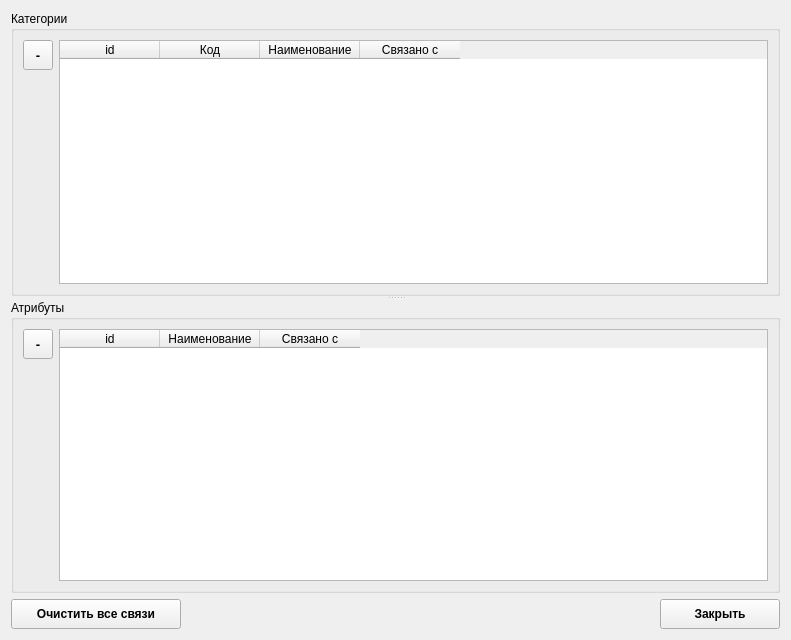
<?xml version="1.0" encoding="UTF-8"?>
<ui version="4.0">
 <class>local</class>
 <widget class="QDialog" name="local">
  <property name="geometry">
   <rect>
    <x>0</x>
    <y>0</y>
    <width>791</width>
    <height>640</height>
   </rect>
  </property>
  <property name="font">
   <font>
    <pointsize>9</pointsize>
   </font>
  </property>
  <property name="windowTitle">
   <string>Связи</string>
  </property>
  <layout class="QGridLayout" name="gridLayout_3">
   <item row="0" column="0">
    <widget class="QSplitter" name="splitter">
     <property name="orientation">
      <enum>Qt::Vertical</enum>
     </property>
     <widget class="QGroupBox" name="groupBox_category">
      <property name="title">
       <string>Категории</string>
      </property>
      <layout class="QGridLayout" name="gridLayout">
       <item row="0" column="0">
        <layout class="QHBoxLayout" name="horizontalLayout">
         <item>
          <layout class="QVBoxLayout" name="verticalLayout">
           <item>
            <widget class="QToolButton" name="toolButton_category_del">
             <property name="minimumSize">
              <size>
               <width>30</width>
               <height>30</height>
              </size>
             </property>
             <property name="maximumSize">
              <size>
               <width>30</width>
               <height>30</height>
              </size>
             </property>
             <property name="font">
              <font>
               <pointsize>10</pointsize>
               <weight>75</weight>
               <bold>true</bold>
              </font>
             </property>
             <property name="text">
              <string>-</string>
             </property>
            </widget>
           </item>
           <item>
            <spacer name="verticalSpacer">
             <property name="orientation">
              <enum>Qt::Vertical</enum>
             </property>
             <property name="sizeHint" stdset="0">
              <size>
               <width>20</width>
               <height>40</height>
              </size>
             </property>
            </spacer>
           </item>
          </layout>
         </item>
         <item>
          <widget class="QTableWidget" name="tableWidget_category">
           <property name="editTriggers">
            <set>QAbstractItemView::NoEditTriggers</set>
           </property>
           <property name="alternatingRowColors">
            <bool>true</bool>
           </property>
           <property name="selectionBehavior">
            <enum>QAbstractItemView::SelectRows</enum>
           </property>
           <property name="showGrid">
            <bool>false</bool>
           </property>
           <property name="wordWrap">
            <bool>false</bool>
           </property>
           <attribute name="verticalHeaderDefaultSectionSize">
            <number>30</number>
           </attribute>
           <column>
            <property name="text">
             <string>id</string>
            </property>
           </column>
           <column>
            <property name="text">
             <string>Код</string>
            </property>
           </column>
           <column>
            <property name="text">
             <string>Наименование</string>
            </property>
           </column>
           <column>
            <property name="text">
             <string>Связано с</string>
            </property>
           </column>
          </widget>
         </item>
        </layout>
       </item>
      </layout>
     </widget>
     <widget class="QWidget" name="layoutWidget">
      <layout class="QVBoxLayout" name="verticalLayout_3">
       <item>
        <widget class="QGroupBox" name="groupBox_attribute">
         <property name="title">
          <string>Атрибуты</string>
         </property>
         <layout class="QGridLayout" name="gridLayout_2">
          <item row="0" column="0">
           <layout class="QHBoxLayout" name="horizontalLayout_2">
            <item>
             <layout class="QVBoxLayout" name="verticalLayout_2">
              <item>
               <widget class="QToolButton" name="toolButton_attribute_del">
                <property name="minimumSize">
                 <size>
                  <width>30</width>
                  <height>30</height>
                 </size>
                </property>
                <property name="maximumSize">
                 <size>
                  <width>30</width>
                  <height>30</height>
                 </size>
                </property>
                <property name="font">
                 <font>
                  <pointsize>10</pointsize>
                  <weight>75</weight>
                  <bold>true</bold>
                 </font>
                </property>
                <property name="text">
                 <string>-</string>
                </property>
               </widget>
              </item>
              <item>
               <spacer name="verticalSpacer_2">
                <property name="orientation">
                 <enum>Qt::Vertical</enum>
                </property>
                <property name="sizeHint" stdset="0">
                 <size>
                  <width>20</width>
                  <height>40</height>
                 </size>
                </property>
               </spacer>
              </item>
             </layout>
            </item>
            <item>
             <widget class="QTableWidget" name="tableWidget_attribute">
              <property name="editTriggers">
               <set>QAbstractItemView::NoEditTriggers</set>
              </property>
              <property name="alternatingRowColors">
               <bool>true</bool>
              </property>
              <property name="selectionBehavior">
               <enum>QAbstractItemView::SelectRows</enum>
              </property>
              <property name="showGrid">
               <bool>false</bool>
              </property>
              <property name="wordWrap">
               <bool>false</bool>
              </property>
              <attribute name="verticalHeaderDefaultSectionSize">
               <number>30</number>
              </attribute>
              <column>
               <property name="text">
                <string>id</string>
               </property>
              </column>
              <column>
               <property name="text">
                <string>Наименование</string>
               </property>
              </column>
              <column>
               <property name="text">
                <string>Связано с</string>
               </property>
              </column>
             </widget>
            </item>
           </layout>
          </item>
         </layout>
        </widget>
       </item>
       <item>
        <layout class="QHBoxLayout" name="horizontalLayout_3">
         <item>
          <widget class="QPushButton" name="pushButton_clear">
           <property name="minimumSize">
            <size>
             <width>170</width>
             <height>30</height>
            </size>
           </property>
           <property name="maximumSize">
            <size>
             <width>170</width>
             <height>30</height>
            </size>
           </property>
           <property name="font">
            <font>
             <weight>75</weight>
             <bold>true</bold>
            </font>
           </property>
           <property name="text">
            <string>Очистить все связи</string>
           </property>
           <property name="autoDefault">
            <bool>false</bool>
           </property>
          </widget>
         </item>
         <item>
          <spacer name="horizontalSpacer">
           <property name="orientation">
            <enum>Qt::Horizontal</enum>
           </property>
           <property name="sizeHint" stdset="0">
            <size>
             <width>40</width>
             <height>20</height>
            </size>
           </property>
          </spacer>
         </item>
         <item>
          <widget class="QPushButton" name="pushButton_close">
           <property name="minimumSize">
            <size>
             <width>120</width>
             <height>30</height>
            </size>
           </property>
           <property name="maximumSize">
            <size>
             <width>120</width>
             <height>30</height>
            </size>
           </property>
           <property name="font">
            <font>
             <weight>75</weight>
             <bold>true</bold>
            </font>
           </property>
           <property name="text">
            <string>Закрыть</string>
           </property>
           <property name="autoDefault">
            <bool>false</bool>
           </property>
          </widget>
         </item>
        </layout>
       </item>
      </layout>
     </widget>
    </widget>
   </item>
  </layout>
 </widget>
 <resources/>
 <connections/>
</ui>
